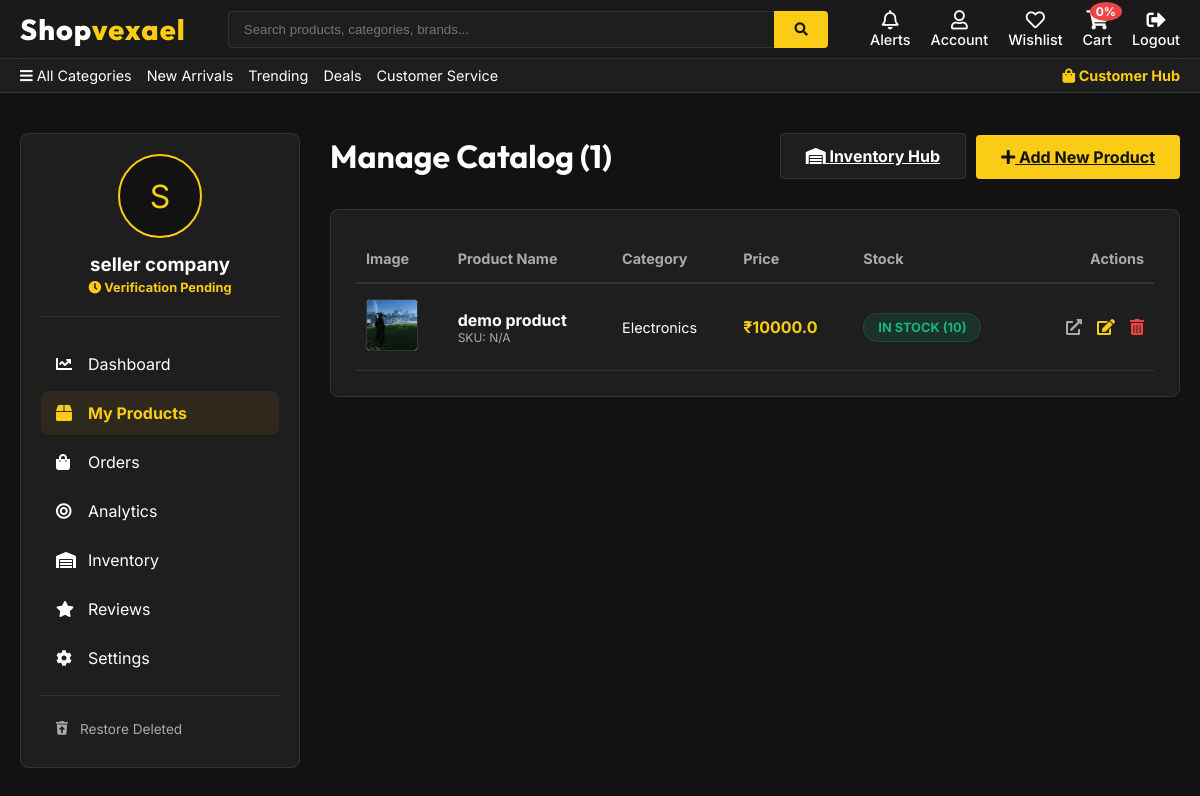
Before: /seller_products/ (signed in) with the older database file.
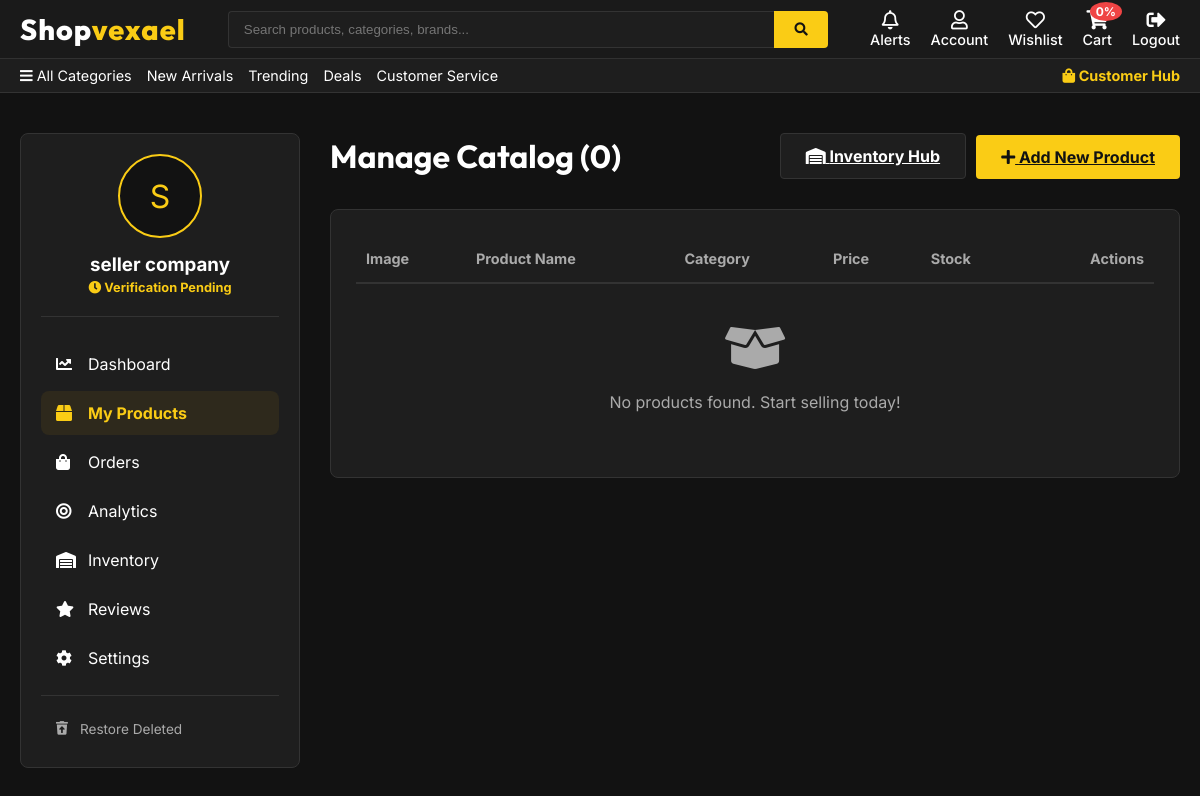
After: the same page with the newer database file.
### shop/models.py (models this page shows, shortened)
class Product(models.Model):
    name = models.CharField(max_length=255)
    seller = models.ForeignKey(Seller, on_delete=models.SET_NULL, null=True, blank=True)
    category = models.ForeignKey(Category, on_delete=models.SET_NULL, null=True, blank=True)
    subcategory = models.ForeignKey(SubCategory, on_delete=models.SET_NULL, null=True, blank=True)
    brand = models.ForeignKey(Brand, on_delete=models.SET_NULL, null=True, blank=True)
    price = models.FloatField()
    discount_price = models.FloatField(null=True, blank=True)
    offer_percentage = models.FloatField(default=0.0)
    short_description = models.TextField(null=True, blank=True)
    description = models.TextField(null=True, blank=True)
    image = models.ImageField(upload_to="products/", default="")
    stock = models.IntegerField(default=10)
    sku = models.CharField(max_length=100, unique=True, null=True, blank=True)
    barcode = models.CharField(max_length=100, null=True, blank=True)
    warranty_info = models.CharField(max_length=200, null=True, blank=True)
    delivery_time = models.CharField(max_length=100, null=True, blank=True)
    return_policy = models.CharField(max_length=200, null=True, blank=True)
    tags = models.CharField(max_length=500, null=True, blank=True)  # Comma separated
    weight = models.CharField(max_length=50, null=True, blank=True)
    dimensions = models.CharField(max_length=100, null=True, blank=True)
    country_of_origin = models.CharField(max_length=100, null=True, blank=True)
    views_count = models.IntegerField(default=0)
    date_added = models.DateTimeField(default=now)
    is_trending = models.BooleanField(default=False)
    is_featured = models.BooleanField(default=False)
    is_bestseller = models.BooleanField(default=False)
    is_deleted = models.BooleanField(default=False)
    @property
    def final_price(self):
        if self.discount_price:
            return self.discount_price
        return self.price
    @property
    def stock_status(self):
        if self.stock <= 0:
            return {'label': 'Out of Stock', 'color': '#ef4444'}
        elif self.stock < 5:
            return {'label': 'Critical Stock', 'color': '#ef4444'}
        elif self.stock < 10:
            return {'label': 'Low Stock', 'color': '#f59e0b'}
        else:
            return {'label': 'In Stock', 'color': '#10b981'}

class Category(models.Model):
    name = models.CharField(max_length=100)
    slug = models.SlugField(unique=True, null=True, blank=True)
    image = models.ImageField(upload_to="categories/", null=True, blank=True)

### shop/views.py (the view)
# urls.py: path("seller_products/", views.seller_products, name="seller_products"),
@seller_required
def seller_products(request):
    seller = Seller.objects.get(user=request.user)
    data = cartData(request)
    cartItems = data['cartItems']
    products = Product.objects.filter(seller=seller, is_deleted=False).order_by('-date_added')
    return render(request, 'seller_products.html', {'seller': seller, 'products': products, 'cartItems': cartItems})

### shop/inherit.py (called while the page is built)
def cartData(request):
    unread_notifications = 0
    if request.user.is_authenticated:
        customer, created = Customer.objects.get_or_create(user=request.user, email=request.user.email, name=request.user.username)
        order, created = Order.objects.get_or_create(customer=customer, complete=False)
        items = order.orderitem_set.all()
        cartItems = order.get_cart_items
        unread_notifications = Notification.objects.filter(user=request.user, is_read=False).count()
    else:
        items = []
        order = {'get_cart_total':0, 'get_cart_items':0}
        cartItems = order['get_cart_items']
    return {'cartItems':cartItems, 'items':items, 'order':order, 'unread_notifications': unread_notifications}

### shop/models.py (called while the page is built)
    @property
    def get_cart_items(self):
        orderitems = self.orderitem_set.all()
        total = sum([item.quantity for item in orderitems])
        return total

### shop/templates/seller_products.html (shortened to what the changed rows need)
{% extends 'base.html' %}
{% load static %}
{% block body %}
<div style="padding: 40px 20px; max-width: 1400px; margin: 0 auto;">
    <div style="display: flex; gap: 30px; flex-wrap: wrap;">
        <div style="flex: 1; min-width: 600px;">
            <div style="display: flex; justify-content: space-between; align-items: center; margin-bottom: 30px;">
                <h1 style="margin: 0; font-family: 'Outfit', sans-serif;">Manage Catalog ({{ products.count }})</h1>
                <div style="display: flex; gap: 10px;">
                    <a href="/seller_inventory/" class="btn-primary" style="width: auto; padding: 12px 25px; background: var(--bg-card); border: 1px solid var(--border-color); color: var(--text-primary);"><i class="fas fa-warehouse"></i> Inventory Hub</a>
                    <a href="/seller_add_product/" class="btn-primary" style="width: auto; padding: 12px 25px;"><i class="fas fa-plus"></i> Add New Product</a>
                </div>
            </div>
            <div class="product-card" style="padding: 25px;">
                <div style="overflow-x: auto;">
                    <table style="width: 100%; border-collapse: collapse; text-align: left;">
                        <thead>
                            <tr style="border-bottom: 2px solid var(--border-color); color: var(--text-secondary); font-size: 0.9rem;">
                                <th style="padding: 15px 10px;">Image</th>
                                <th style="padding: 15px 10px;">Product Name</th>
                                <th style="padding: 15px 10px;">Category</th>
                                <th style="padding: 15px 10px;">Price</th>
                                <th style="padding: 15px 10px;">Stock</th>
                                <th style="padding: 15px 10px; text-align: right;">Actions</th>
                            </tr>
                        </thead>
                        <tbody>
                            {% if products %}
                                {% for product in products %}
                                <tr style="border-bottom: 1px solid var(--border-color);" class="animate-fade">
                                    <td style="padding: 15px 10px;">
                                        <img src="{{ product.image.url }}" style="width: 50px; height: 50px; object-fit: cover; border-radius: 4px; background: white; border: 1px solid var(--border-color);">
                                    </td>
                                    <td style="padding: 15px 10px;">
                                        <div style="font-weight: bold;">{{ product.name }}</div>
                                        <div style="font-size: 0.75rem; color: var(--text-secondary);">SKU: {{ product.sku|default:"N/A" }}</div>
                                    </td>
                                    <td style="padding: 15px 10px; font-size: 0.9rem;">{{ product.category.name }}</td>
                                    <td style="padding: 15px 10px; font-weight: bold; color: var(--accent-gold);">₹{{ product.final_price }}</td>
                                    <td style="padding: 15px 10px;">
                                        <span class="status-badge" style="background: {{ product.stock_status.color }}20; color: {{ product.stock_status.color }}; border: 1px solid {{ product.stock_status.color }}30;">
                                            {{ product.stock_status.label }} ({{ product.stock }})
                                        </span>
                                    </td>
                                    <td style="padding: 15px 10px; text-align: right;">
                                        <div style="display: flex; gap: 15px; justify-content: flex-end;">
                                            <a href="/product_view/{{ product.id }}/" style="color: var(--text-secondary);" title="View Live"><i class="fas fa-external-link-alt"></i></a>
                                            <a href="/seller_edit_product/{{ product.id }}/" style="color: var(--accent-gold);" title="Edit"><i class="fas fa-edit"></i></a>
                                            <a href="/seller_delete_product/{{ product.id }}/" style="color: #ef4444;" title="Delete" onclick="return confirm('Move this product to trash?')"><i class="fas fa-trash-alt"></i></a>
                                        </div>
                                    </td>
                                </tr>
                                {% endfor %}
                            {% else %}
                                <tr>
                                    <td colspan="6" style="padding: 40px; text-align: center; color: var(--text-secondary);">
                                        <i class="fas fa-box-open" style="font-size: 3rem; margin-bottom: 20px; display: block;"></i>
                                        No products found. Start selling today!
                                    </td>
                                </tr>
                            {% endif %}
                        </tbody>
                    </table>
                </div>
            </div>
        </div>
    </div>
</div>
{% endblock %}

Changed rows visible on the page:
no longer on this page (row edited): Product: image (picture), name "demo product", sku "N/A", category.name "Electronics", final_price "10000.0", stock_status.label "IN STOCK", stock "10"
Other visible differences:
{{ products.count }}: "1" → "0"
text now shown: "No products found. Start selling today!"
